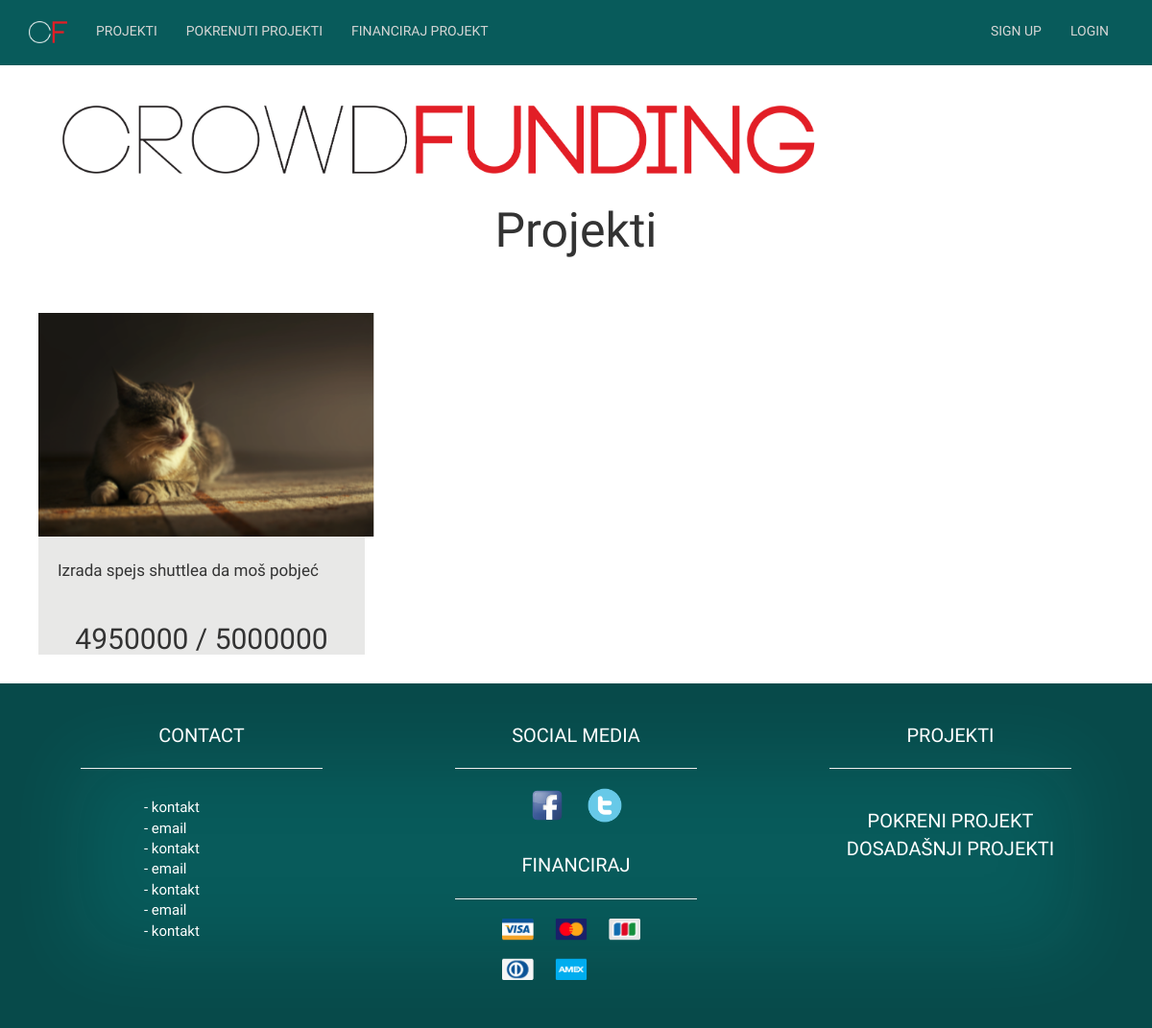
/projekt/projekti.php, run on the app's committed database.
### tables this page shows
create table galerija (
projekt int not null primary key,
naslovna varchar(100) not null,
video varchar(150),
slika1 varchar(100),
slika2 varchar(100),
slika3 varchar(100),
slika4 varchar(100),
slika5 varchar(100)
);

create table projekt (
sifra int not null primary key auto_increment,
naziv varchar(70) not null,
kratki_opis varchar(100) not null,
detaljan_opis varchar(8000) not null,
ziro_racun varchar(21) not null,
rok datetime not null,
kategorija int not null,
pokretac int not null,
cilj varchar(10) not null,
cilj2 varchar(10),
cilj3 varchar(10),
cilj4 varchar(10),
cilj5 varchar(10)
);

### konfiguracija.php (called while the page is built, shortened)
<?php
$put="/NFY-Priprema/";

### projekt/projekti.php (the view)
<?php 	include_once '../konfiguracija.php';
$projekti = $con->prepare("select * from projekt inner join galerija on projekt.sifra=galerija.projekt ");
$projekti->bindValue(":operater", $_SESSION["autoriziran"]);
$projekti->execute();
$projects = $projekti->fetchAll(PDO::FETCH_OBJ);
?>
<!doctype html>
<html>
<head>
	<?php 	include_once '../head.php';  ?>
	</head>
<body>
	<?php
	include_once '../nav.php';
	 ?>
<img src="<?php echo $put;?>slike/naziv.png" class="naziv" />
<p style="text-align:center;font-size:50px;margin-bottom:50px;">Projekti</p>
<div class="row">
<?php foreach($projects as $pro):?>
	<div class="col-md-4">
		<div class="uspj">
			<a href="<?php echo $put;?>projekt/projekt.php?p=<?php echo $pro->sifra;?>">
				<img src="<?php echo $put . $pro->naslovna; ?>" alt="<?php echo $pro->naziv;?> - naslovna" class="uspj1" />
			</a>
			<p><?php echo $pro->kratki_opis;?></p>
			<?php
				$prikupljeno = $con->prepare("select SUM(iznos) from uplata where projekt=:projekt;");
				$prikupljeno->bindValue(":projekt", $pro->sifra);
				$prikupljeno->execute();
				$sum = $prikupljeno->fetch(PDO::FETCH_NUM);
			?>
			<h2 style="text-align: center;"> <?php echo $sum[0];?> / <?php echo $pro->cilj;?> </h2>
		</div>
	</div>
<?php endforeach;?>
</div>
<?php
include_once '../footer.php';
?>
</body>
</html>

### css/style.css (style rules this page uses)
body { font-family: 'Work Sans', sans-serif; font-weight: 200; overflow-x: hidden; }
.uspj { max-width: 350px; margin-left: 40px; background-color: #e8e8e7; }
.uspj p { margin: 20px; font-size: 17px; padding-bottom: 20px; line-height: 30px }
.uspj a { color: #e01e25; text-decoration: none; }
.uspj1 { max-width: 350px; }
.naziv { max-width: 70%; margin-top: 80px; margin-left: 50px; }

### data on the page
galerija: naslovna (picture), projekt.kratki_opis "Izrada spejs shuttlea da moš pobjeć", sum "4950000", projekt.cilj "5000000"
